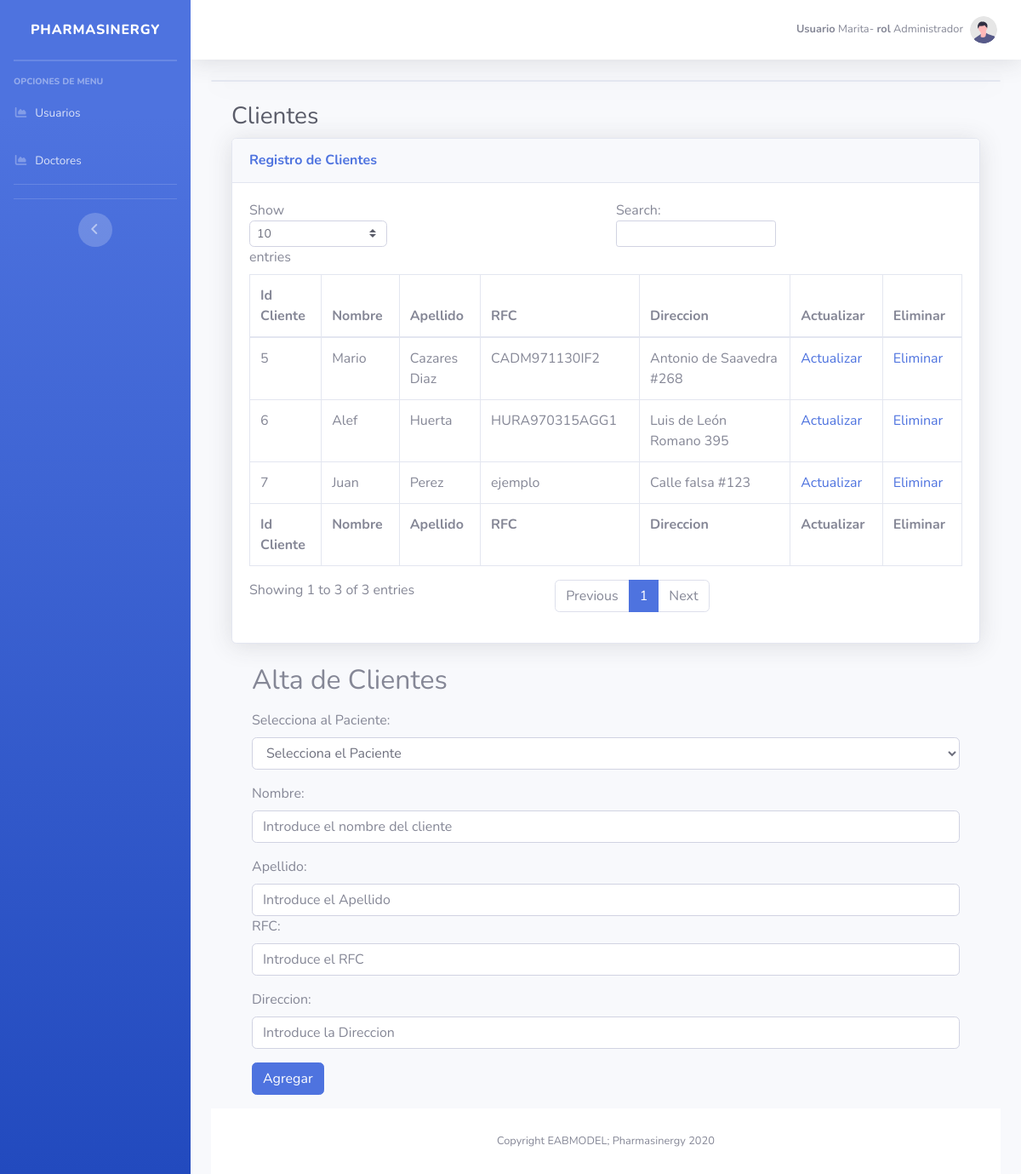
The page /crudClientes.php (signed in) on the database its author committed.
### tables this page shows
CREATE TABLE `cliente` (
  `Id_Cliente` int(11) NOT NULL,
  `Id_Paciente` int(11) DEFAULT NULL,
  `Nombre` varchar(50) DEFAULT NULL,
  `Apellido` varchar(50) DEFAULT NULL,
  `RFC` varchar(20) DEFAULT NULL,
  `Direccion` varchar(100) DEFAULT NULL,
  `Puntos` float DEFAULT NULL
);

### crudClientes.php (the view, shortened to what this page needs)
<?php
require ('conexion.php');
?>
<!DOCTYPE html>
<html lang="es">
<head>
    <link href="vendor/fontawesome-free/css/all.min.css" rel="stylesheet" type="text/css">
    <link href="css/sb-admin-2.min.css" rel="stylesheet">
</head>
<body id="page-top">
    <div id="wrapper">
         <?php include "barraLateral.php"?>
        <div id="content-wrapper" class="d-flex flex-column">
            <div id="content">
     <?php include "barraNavegacion.php"?>
                <div class="container-fluid">
                 <div class="card shadow mb-4">
                    </div>
                <div class="container-fluid">
                    <h1 class="h3 mb-2 text-gray-800">Clientes</h1>
                    <div class="card shadow mb-4">
                        <div class="card-header py-3">
                            <h6 class="m-0 font-weight-bold text-primary">Registro de Clientes</h6>
                        </div>
                        <div class="card-body">
                            <div class="table-responsive">
                                <table class="table table-bordered" id="dataTable" width="100%" cellspacing="0">
                                    <thead>
                                        <tr>
                                            <th>Id Cliente</th>
                                            <th>Nombre</th>
                                            <th>Apellido</th>
                                            <th>RFC</th>
                                            <th>Direccion</th>
                                            <th>Actualizar</th>
                                            <th>Eliminar</th>
                                        </tr>
                                    </thead>
                                    <tfoot>
                                        <tr>
                                            <th>Id Cliente</th>
                                            <th>Nombre</th>
                                            <th>Apellido</th>
                                            <th>RFC</th>
                                            <th>Direccion</th>
                                            <th>Actualizar</th>
                                            <th>Eliminar</th>
                                        </tr>
                                    </tfoot>
                                    <tbody>
                                      <?php
                                      if ($conn->connect_error) {
                                        die("Conexion Fallida: " . $conn->connect_error);
                                      } else {
                                        $sql = "SELECT * FROM Cliente";
                                        $result = $conn->query($sql);
                                        if ($result->num_rows > 0) {
                                          while($row = $result->fetch_assoc()){
                                         ?>
                                        <tr>
                                            <td><?php  echo $row['Id_Cliente'] ?></td>
                                            <td><?php  echo $row['Nombre'] ?></td>
                                            <td><?php  echo $row['Apellido'] ?></td>
                                            <td><?php  echo $row['RFC'] ?></td>
                                            <td><?php  echo $row['Direccion'] ?></td>
                                            <td><a href="../proyecto/crudClientes.php?actualizar&id_cliente=<?php echo $row['Id_Cliente'] ?>">Actualizar</a> </td>
                                            <td><a href="../proyecto/crudClientes.php?id_cliente=<?php echo $row['Id_Cliente'].'&eliminar=1' ?>">Eliminar</a> </td>
                                        </tr>
                                        <?php
                                      }
                                    }
                                  }
                                         ?>
                                    </tbody>
                                </table>
                            </div>
                        </div>
                    </div>
                    <?php include "altaModificacionCliente.php" ?>
                </div>
            </div>
            <footer class="sticky-footer bg-white">
                <div class="container my-auto">
                    <div class="copyright text-center my-auto">
                        <span>Copyright EABMODEL; Pharmasinergy 2020</span>
                    </div>
                </div>
            </footer>
        </div>
    </div>
</body>
</html>

### barraLateral.php (shortened to what this page needs)
<ul class="navbar-nav bg-gradient-primary sidebar sidebar-dark accordion" id="accordionSidebar">
    <a class="sidebar-brand d-flex align-items-center justify-content-center" href="index.php">
        <div class="sidebar-brand-text mx-3">Pharmasinergy</div>
    </a>
    <hr class="sidebar-divider my-0">
    <hr class="sidebar-divider">
    <div class="sidebar-heading">
        Opciones de Menu
    </div>
    <?php
      if ($_SESSION['noRolUsuario']==1) {
     ?>
     <li class="nav-item">
         <a class="nav-link" href="../proyecto/crudUsuarios.php">
             <i class="fas fa-fw fa-chart-area"></i>
             <span>Usuarios</span></a>
     </li>
    <li class="nav-item">
        <a class="nav-link" href="../proyecto/crudDoctores.php">
            <i class="fas fa-fw fa-chart-area"></i>
            <span>Doctores</span></a>
    </li>
    <?php } ?>
    <hr class="sidebar-divider">
    <hr class="sidebar-divider d-none d-md-block">
    <div class="text-center d-none d-md-inline">
        <button class="rounded-circle border-0" id="sidebarToggle"></button>
    </div>
</ul>

### barraNavegacion.php (shortened to what this page needs)
<nav class="navbar navbar-expand navbar-light bg-white topbar mb-4 static-top shadow">
    <ul class="navbar-nav ml-auto">
        <li class="nav-item dropdown no-arrow">
            <a class="nav-link dropdown-toggle" href="#" id="userDropdown" role="button"
                data-toggle="dropdown" aria-haspopup="true" aria-expanded="false">
                <span class="mr-2 d-none d-lg-inline text-gray-600 small"> <?php echo "<b> Usuario </b>". $_SESSION['usuarioAutenticado']. "- <b> rol</b>
                ".$_SESSION['rolUsuario']; ?></span>
                <img class="img-profile rounded-circle"
                    src="img/undraw_profile.svg">
            </a>
        </li>
    </ul>
</nav>

### altaModificacionCliente.php (shortened to what this page needs)
<?php
   if (isset($_GET['actualizar'])){
    $idClienteModificar = $_GET['id_cliente'];
    $sql4 = "SELECT * FROM Cliente WHERE Id_Cliente= $idClienteModificar";
            $result4 = $conn->query($sql4);
            if ($result4->num_rows > 0) {
                $row = $result4->fetch_assoc();
?>
<div class="container mt-3">
    <div id="modificar">
  <h2>Modificacion de Clientes</h2></div>
  <form action="../proyecto/crudClientes.php" method="post">
    <div class="mb-3 mt-3">
      <label for="numPaciente">Selecciona al Paciente:</label>
      <select class="form-control" name="numPaciente" onchange="selectDatos(event)">
        <option disabled selected> Selecciona el Paciente</option>
        <?php
        $sql6 = "SELECT * FROM Paciente";
        $result6 = $conn->query($sql6);
        if ($result6->num_rows > 0) {
          while($row2 = $result6->fetch_assoc()){
         ?>
         <option nombre =" <?php echo $row2['Nombre']?>"
           apellido = "<?php echo $row2['Apellidos']?>"
           direccion =" <?php echo $row2['Direccion']?>"
         value="<?php echo $row2['Id_Paciente'] ?>"><?php echo $row2['Nombre']?> <?php echo $row2['Apellidos']  ?></option>
         <?php
       }
     }
          ?>
      </select>
    </div>
    <div class="mb-3">
      <label for="Nombre">Nombre:</label>
      <input type="text" class="form-control" id="Nom_Cliente" placeholder="Introduce el nombre del cliente"
       name="txtNombre"
       value ="<?php echo $row['Nombre'];?>">
    </div>
    <div class="mb-3">
      <label for="Nombre">Apellido:</label>
      <input type="text" class="form-control" id="Apellido" placeholder="Introduce el Apellido"
       name="txtApellido"
       value ="<?php echo $row['Apellido'];?>">
    </div>
    <div class="mb-3">
      <label for="Nombre">RFC:</label>
      <input type="text" class="form-control" id="RFC" placeholder="Introduce el RFC"
       name="txtRFC"
       value ="<?php echo $row['RFC'];?>">
    </div>
    <div class="mb-3">
      <label for="Direccion">Direccion:</label>
      <input type="text" class="form-control" id="Direccion" placeholder="Introduce la Direccion"
       name="txtDireccion"
       value ="<?php echo $row['Direccion'];?>">
    </div>
    <input type ="hidden" name="id_cliente" value="<?php echo $idClienteModificar?>">
    <input type ="hidden" name="actualizar" value="1">
    <button type="submit" class="btn btn-primary">Actualizar</button>
  </form>
</div>
<?php
   }
}else{
?>
<div class="container mt-3">
  <div id="alta">
  <h2>Alta de Clientes</h2> </div>
  <form action="../proyecto/crudClientes.php" method="post">
    <div class="mb-3 mt-3">
      <label for="numPaciente">Selecciona al Paciente:</label>
      <select class="form-control" name="numPaciente" onchange="selectDatos(event)">
        <option disabled selected> Selecciona el Paciente</option>
      </select>
    </div>
    <div class="mb-3">
      <label for="Nombre">Nombre:</label>
      <input type="text" class="form-control" id="Nom_Cliente" placeholder="Introduce el nombre del cliente"
       name="txtNombre">
    </div>
    <div class="mb-3">
      <label for="Nombre">Apellido:</label>
      <input type="text" class="form-control" id="Apellido" placeholder="Introduce el Apellido"
       name="txtApellido"
    </div>
    <div class="mb-3">
      <label for="Nombre">RFC:</label>
      <input type="text" class="form-control" id="RFC" placeholder="Introduce el RFC"
       name="txtRFC">
    </div>
    <div class="mb-3">
      <label for="Direccion">Direccion:</label>
      <input type="text" class="form-control" id="Direccion" placeholder="Introduce la Direccion"
       name="txtDireccion">
    </div>
    <button type="submit" class="btn btn-primary" name="alta">Agregar</button>
  </form>
</div>
<?php } ?>

### rows shown on the page
cliente: Id_Cliente "5", Nombre "Mario", Apellido "Cazares Diaz", RFC "CADM971130IF2", Direccion "Antonio de Saavedra #268"
cliente: Id_Cliente "6", Nombre "Alef", Apellido "Huerta", RFC "HURA970315AGG1", Direccion "Luis de León Romano 395"
cliente: Id_Cliente "7", Nombre "Juan", Apellido "Perez", RFC "ejemplo", Direccion "Calle falsa #123"

### other values the page prints
$_SESSION['usuarioAutenticado'] "Marita"
$_SESSION['rolUsuario'] "Administrador"
